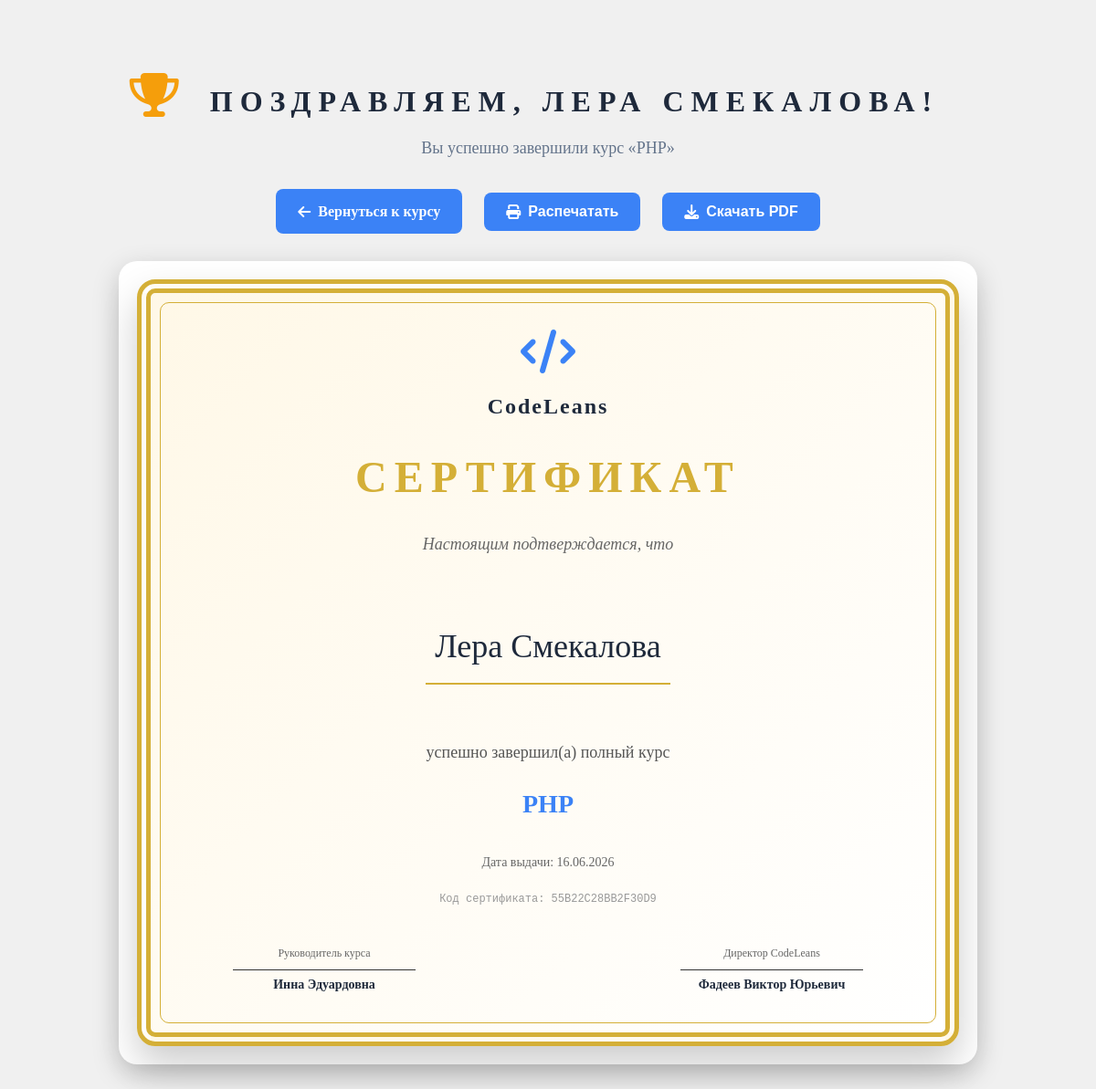
/generate_certificate.php?course_id=1 (signed in), run on the app's committed database.
### tables this page shows
CREATE TABLE `courses` (
  `id` int(11) NOT NULL,
  `course_name` varchar(50) NOT NULL,
  `course_description` text DEFAULT NULL,
  `total_topic` int(11) NOT NULL DEFAULT 0,
  `total_hours` int(11) NOT NULL DEFAULT 0,
  `created_by` int(11) DEFAULT NULL,
  `is_published` tinyint(1) NOT NULL DEFAULT 1,
  `is_public` tinyint(1) NOT NULL DEFAULT 0
);

CREATE TABLE `certificates` (
  `id` int(11) NOT NULL,
  `user_id` int(11) NOT NULL,
  `course_id` int(11) NOT NULL,
  `certificate_code` varchar(50) NOT NULL,
  `issued_at` timestamp NOT NULL DEFAULT current_timestamp(),
  `file_path` varchar(255) DEFAULT NULL
);

CREATE TABLE `users` (
  `id` int(11) NOT NULL,
  `full_name` varchar(100) NOT NULL,
  `email` varchar(100) NOT NULL,
  `theme` varchar(20) DEFAULT 'light',
  `font_size` varchar(20) DEFAULT 'medium',
  `avatar` varchar(255) DEFAULT NULL,
  `password` varchar(255) NOT NULL,
  `created_at` timestamp NOT NULL DEFAULT current_timestamp(),
  `reset_token` varchar(255) DEFAULT NULL,
  `reset_expires` datetime DEFAULT NULL
);

### config.php (called while the page is built, shortened)
<?php
$host = 'localhost';
$dbname = 'codeleans';
$username = 'root';
$password = '';
try {
    $pdo = new PDO("mysql:host=$host;dbname=$dbname;charset=utf8mb4", $username, $password);
    $pdo->setAttribute(PDO::ATTR_ERRMODE, PDO::ERRMODE_EXCEPTION);
    $pdo->setAttribute(PDO::ATTR_DEFAULT_FETCH_MODE, PDO::FETCH_ASSOC);
} catch (PDOException $e) {
    die("Ошибка подключения к базе данных: " . $e->getMessage());
}
function getBodyThemeClass() {
    if (isset($_SESSION['site_theme'])) {
        $theme = $_SESSION['site_theme'];
        return 'theme-' . $theme;
    }
    return 'theme-light';
}
$user_id = $_SESSION['user_id'] ?? null;
$user_name = $_SESSION['user_name'] ?? 'Гость';
$is_logged_in = isset($user_id);
if ($is_logged_in && !isset($_SESSION['font_size'])) {
    $stmt = $pdo->prepare("SELECT font_size FROM users WHERE id = ?");
    $stmt->execute([$user_id]);
    $font_size = $stmt->fetchColumn();
    if ($font_size) {
        $current_font_size = $font_size;
    }
}
?>

### generate_certificate.php (the view, shortened to what this page needs)
<?php
require_once 'config/config.php';
function cleanName($str) {
    $str = mb_convert_encoding($str, 'UTF-8', 'auto');
    $str = preg_replace('/[^\p{L}\s\-\.]/u', '', $str);
    return trim($str);
}
$course_id = isset($_GET['course_id']) ? (int)$_GET['course_id'] : 0;
$stmt = $pdo->prepare("SELECT * FROM courses WHERE id = ?");
$stmt->execute([$course_id]);
$course = $stmt->fetch();
$course_name = cleanName($course['course_name']);
$stmt = $pdo->prepare("
    SELECT u.full_name
    FROM course_teachers ct
    JOIN users u ON ct.teacher_id = u.id
    WHERE ct.course_id = ?
    LIMIT 1
");
$stmt->execute([$course_id]);
$teacher = $stmt->fetch();
$teacher_name = $teacher ? cleanName($teacher['full_name']) : 'Не назначен';
$user_name = cleanName($user_name);
$cert_dir = 'certificates/';
$stmt = $pdo->prepare("SELECT * FROM certificates WHERE user_id = ? AND course_id = ?");
$stmt->execute([$user_id, $course_id]);
$existing = $stmt->fetch();
if ($existing) {
    $certificate_code = $existing['certificate_code'];
    $issue_date = date('d.m.Y', strtotime($existing['issued_at']));
} else {
    $certificate_code = strtoupper(substr(md5($user_id . $course_id . time()), 0, 16));
    $issue_date = date('d.m.Y');
    $filename = 'certificate_' . $user_id . '_' . $course_id . '.html';
    $filepath = $cert_dir . $filename;
}
$certificate_html = generateCertificateHTML($user_name, $course_name, $certificate_code, $issue_date, $teacher_name);
function generateCertificateHTML($user_name, $course_name, $code, $date, $teacher_name) {
    return <<<HTML
<!DOCTYPE html>
<html lang="ru">
<head>
    <link rel="stylesheet" href="https://cdnjs.cloudflare.com/ajax/libs/font-awesome/6.4.0/css/all.min.css">
</head>
<body>
    <div class="certificate">
        <div class="logo">
            <i class="fas fa-code"></i>
            <div class="logo-text">CodeLeans</div>
        </div>
        <h1>СЕРТИФИКАТ</h1>
        <div class="subtitle">Настоящим подтверждается, что</div>
        <div class="recipient">$user_name</div>
        <div class="description">
            успешно завершил(а) полный курс<br>
            <span class="course-name">$course_name</span>
        </div>
        <div class="date">Дата выдачи: $date</div>
        <div class="code">Код сертификата: $code</div>
        <div class="signature">
            <div class="sign-line">
                <div class="title">Руководитель курса</div>
                <div class="line"></div>
                <div class="name">$teacher_name</div>
            </div>
            <div class="sign-line">
                <div class="title">Директор CodeLeans</div>
                <div class="line"></div>
                <div class="name">Фадеев Виктор Юрьевич</div>
            </div>
        </div>
    </div>
</body>
</html>
HTML;
}
?>
<!DOCTYPE html>
<html lang="ru">
<head>
    <link rel="stylesheet" href="style/codeleans.css">
    <link rel="stylesheet" href="style/global.css">
    <link rel="stylesheet" href="https://cdnjs.cloudflare.com/ajax/libs/font-awesome/6.4.0/css/all.min.css">
</head>
<body class="<?= getBodyThemeClass() ?> font-<?= htmlspecialchars($current_font_size) ?>">
    <div class="cert-container">
        <div class="congrats">
            <i class="fas fa-trophy"></i>
            <h1>Поздравляем, <?= htmlspecialchars($user_name) ?>!</h1>
            <p>Вы успешно завершили курс «<?= htmlspecialchars($course_name) ?>»</p>
        </div>
        <div class="cert-actions">
            <a href="courses.php?course_id=<?= $course_id ?>" class="btn btn-secondary">
                <i class="fas fa-arrow-left"></i> Вернуться к курсу
            </a>
            <button class="btn btn-success" id="printBtn">
                <i class="fas fa-print"></i> Распечатать
            </button>
            <button class="btn btn-success" id="downloadBtn">
                <i class="fas fa-download"></i> Скачать PDF
            </button>
        </div>
        <div class="certificate-frame">
            <div class="certificate-content">
                <?= $certificate_html ?>
            </div>
        </div>
    </div>
</body>
</html>

### codeleans.css (style rules this page uses)
* { margin: 0; padding: 0; box-sizing: border-box; }
body { font-family: 'Inter', sans-serif; background-color: #f8fafc; color: #334155; line-height: 1.6; }
.logo { display: flex; align-items: center; gap: 12px; }
.logo i { font-size: 32px; color: #3b82f6; }
.btn-secondary { background-color: #64748b; color: white; }
body.font-medium { font-size: 16px; }
.btn, .btn-primary, .btn-submit, .course-btn, .complete-btn, .start-btn, .btn-complete, button[type="submit"]:not(.toggle-password):not(.modal-close):not(.about-btn):not(.profile-btn) { display: inline-flex !important; align-items: center !important; justify-content: center !important; gap: 8px !important; background: #3b82f6 !important; color: white !important; border: none !important; padding: 12px 24px !important; border-radius: 8px !important; font-size: 16px !important; font-weight: 600 !important; text-decoration: none !important; cursor: pointer !important; transition: all 0.3s ease !important; }

### global.css (style rules this page uses)
body.font-medium { font-size: 16px; }

### generate_certificate.php (style rules this page uses)
body { background:#f0f0f0; font-family:'Inter',sans-serif; }
.cert-container { max-width:1000px; margin:40px auto; padding:20px; }
.cert-actions { text-align:center; margin-bottom:30px; }
.btn { display:inline-block; padding:12px 24px; margin:0 10px; border-radius:8px; text-decoration:none; font-weight:600; transition:all 0.3s; cursor:pointer; border:none; }
.btn-secondary { background:#64748b; color:white; }
.btn-success { background:#10b981; color:white; }
.certificate-frame { background:white; border-radius:20px; padding:20px; box-shadow:0 10px 30px rgba(0,0,0,0.2); min-height:700px; }
.certificate-content { width:100%; min-height:650px; background:white; border-radius:10px; }
.congrats { text-align:center; margin-bottom:30px; }
.congrats h1 { color:#1e293b; font-size:32px; margin-bottom:10px; }
.congrats p { color:#64748b; font-size:18px; }
.congrats i { font-size:48px; color:#f59e0b; margin-bottom:20px; }
* { margin:0; padding:0; box-sizing:border-box; }
body { font-family: 'Times New Roman', Georgia, serif; background: #f0f0f0; display:flex; justify-content:center; align-items:center; min-height:100vh; padding:20px; }
.certificate { width:900px; min-height:650px; background:linear-gradient(135deg,#fff8e7 0%,#fff 100%); border:15px double #d4af37; border-radius:20px; position:relative; padding:40px; text-align:center; box-shadow:0 20px 40px rgba(0,0,0,0.2); }
.certificate:before { content:""; position:absolute; top:10px; left:10px; right:10px; bottom:10px; border:1px solid #d4af37; border-radius:10px; pointer-events:none; }
.logo { display:flex; flex-direction:column; align-items:center; margin-bottom:20px; }
.logo i { font-size:48px; color:#3b82f6; }
.logo-text { font-size:24px; font-weight:bold; color:#1e293b; letter-spacing:2px; margin-top:5px; }
h1 { font-size:48px; color:#d4af37; letter-spacing:8px; margin-bottom:20px; text-transform:uppercase; display:inline-block; padding:0 30px; }
.subtitle { font-size:18px; color:#666; margin-bottom:30px; font-style:italic; }
.recipient { font-size:36px; color:#1e293b; margin:30px 0; padding:10px; border-bottom:2px solid #d4af37; display:inline-block; }
.course-name { font-size:28px; color:#3b82f6; margin:20px 0; font-weight:bold; display:block; }
.description { font-size:18px; color:#555; margin:30px 0; line-height:1.6; max-width:80%; margin-left:auto; margin-right:auto; }
.date { font-size:14px; color:#666; margin:20px 0; }
.code { font-size:12px; color:#999; margin-top:20px; font-family:monospace; }
.signature { margin-top:40px; display:flex; justify-content:space-between; padding:0 50px; }
.sign-line { text-align:center; }
.sign-line .line { width:200px; height:1px; background:#333; margin-bottom:5px; }
.sign-line .name { font-size:14px; color:#1e293b; font-weight:bold; }
.sign-line .title { font-size:12px; color:#666; margin-bottom:8px; }

### data on the page
courses: course_name "PHP"
certificates: issued_at "16.06.2026", certificate_code "55B22C28BB2F30D9"
users: full_name "Инна Эдуардовна"

### other printed values
$user_name "ЛЕРА СМЕКАЛОВА"
$user_name "Лера Смекалова"
